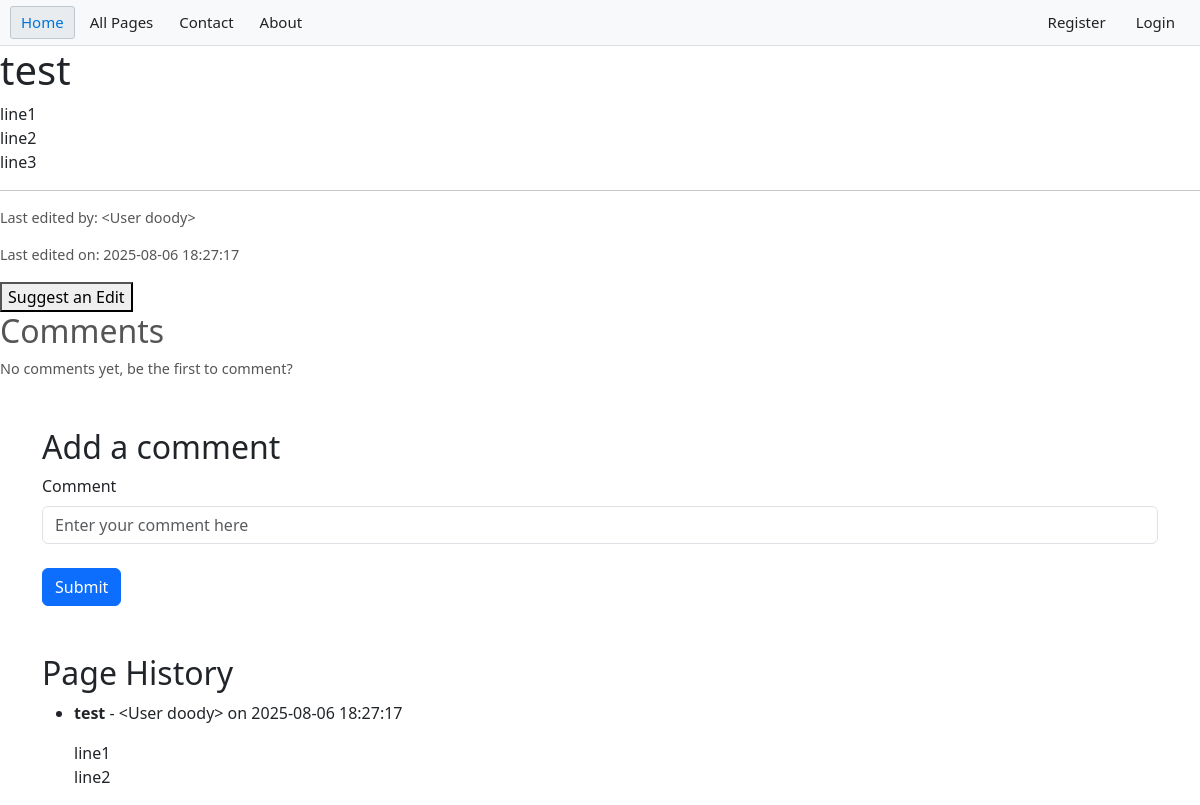
The app's page /page/test, older data.
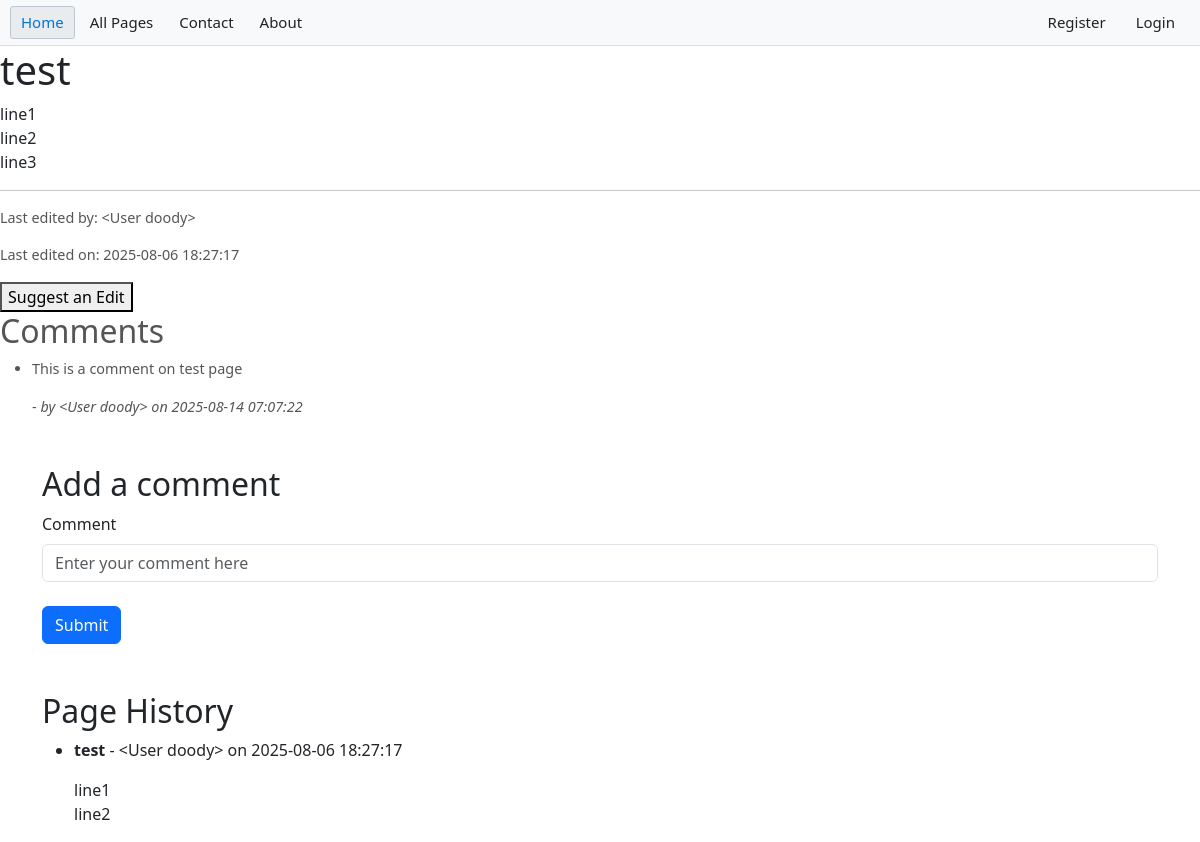
The same page, newer data.
### app/models.py (models this page shows, shortened)
class Page(db.Model):
    id = db.Column(db.Integer, primary_key=True)
    title = db.Column(db.String(200), nullable=False)
    content = db.Column(db.Text, nullable=False)
    slug = db.Column(db.String(200), unique=True, nullable=False)
    created_at = db.Column(db.DateTime, server_default=db.func.now())
    updated_at = db.Column(db.DateTime, server_default=db.func.now(), onupdate=db.func.now())
    author_id = db.Column(db.Integer, db.ForeignKey('user.id'), nullable=False)
    author = db.relationship('User', backref=db.backref('pages', lazy=True))

class User(db.Model, UserMixin):
    id = db.Column(db.Integer, primary_key=True)
    username = db.Column(db.String(150), unique=True, nullable=False)
    email = db.Column(db.String(150), unique=True, nullable=False)
    password = db.Column(db.String(200), nullable=False)
    is_admin = db.Column(db.Boolean, default=False)
    def __repr__(self):
        return f'<User {self.username}>'

class PageVersion(db.Model):
    id = db.Column(db.Integer, primary_key=True)
    page_id = db.Column(db.Integer, db.ForeignKey('page.id'), nullable=False)
    page = db.relationship('Page', backref=db.backref('versions', lazy=True))
    title = db.Column(db.String(200), nullable=False)
    content = db.Column(db.Text, nullable=False)
    created_at = db.Column(db.DateTime, server_default=db.func.now())
    author_id = db.Column(db.Integer, db.ForeignKey('user.id'), nullable=False)
    author = db.relationship('User', backref=db.backref('page_versions', lazy=True))

class Comment(db.Model):
    id = db.Column(db.Integer, primary_key=True)
    page_id = db.Column(db.Integer, db.ForeignKey('page.id'), nullable=False)
    page = db.relationship('Page', backref=db.backref('comments', lazy=True))
    content = db.Column(db.Text, nullable=False)
    created_at = db.Column(db.DateTime, server_default=db.func.now())
    author_id = db.Column(db.Integer, db.ForeignKey('user.id'), nullable=False)
    author = db.relationship('User', backref=db.backref('comments', lazy=True))

### app/routes/user.py (the view)
@bp.route('/page/<slug>')
def view_page(slug):
    from app.models import Page, Comment, PageVersion
    import markdown2
    from markupsafe import Markup
    page = Page.query.filter_by(slug=slug).first_or_404()
    html_content = render_safe_markdown(page.content)
    from app.forms import CommentForm
    form = CommentForm()
    comments = Comment.query.filter_by(page_id=page.id).all()
    for comment in comments:
        comment.content = render_safe_markdown(comment.content)
    page_versions = PageVersion.query.filter_by(page_id=page.id).order_by(PageVersion.created_at.desc()).all()
    for version in page_versions:
        version.content = render_safe_markdown(version.content)
    if current_user.is_authenticated:
        is_admin = current_user.is_admin
    else:
        is_admin = False
    return render_template('page.html', page=page, form=form, comments=comments, page_versions=page_versions, is_admin=is_admin, content=html_content)

### app/forms.py
class CommentForm(FlaskForm):
    content = StringField('Comment', validators=[DataRequired()])
    submit = SubmitField('Post Comment')

### app/routes/user.py (called while the page is built)
def render_safe_markdown(content):
    from markupsafe import Markup
    html = markdown2.markdown(content)
    clean_html = bleach.clean(html, tags=ALLOWED_TAGS, attributes=ALLOWED_ATTRIBUTES, protocols=ALLOWED_PROTOCOLS)
    return Markup(clean_html)

### app/templates/page.html (shortened to what this page needs)
{% extends "base.html" %}
{% block content %}
    <h1>{{ page.title }}</h1>
    <div class="markdown-content">
        {{ content | safe }}
    </div>
    <hr>
    <div class="metadata small-text">
        <p>Last edited by: {{ page.author }}</p>
        <p>Last edited on: {{ page.updated_at }}</p>
    </div>
    <div class="suggest-edit">
        <form action="{{ url_for('user.suggest_page_edit', slug=page.slug) }}" method="get">
            <button type="submit">Suggest an Edit</button>
        </form>
    </div>
    <div class="small-text">
        <h2>Comments</h2>
        {% if comments %}
            <ul>
                {% for comment in comments %}
                    <li>{{ comment.content }} - <em>by {{ comment.author }} on {{ comment.created_at }}</em></li>
                {% endfor %}
            </ul>
        {% else %}
            <p>No comments yet, be the first to comment?</p>
        {% endif %}
    </div>
    <div class="container mt-5">
        <h2>Add a comment</h2>
        <form action="{{ url_for('user.comment_on_page', slug=page.slug) }}" method="post">
            <div class="mb-3">
                <label for="content" class="form-label">Comment</label>
                {{ form.content(class="form-control", rows=3, placeholder="Enter your comment here") }}
            </div>
            <button type="submit" class="btn btn-primary mt-2">Submit</button>
        </form>
    </div>
    <div class="container mt-5">
        <h2>Page History</h2>
        {% if page_versions %}
            <ul>
                {% for version in page_versions %}
                    <li>
                        <strong>{{ version.title }}</strong> - {{ version.author }} on {{ version.created_at }}
                        <p>{{ version.content }}</p>
                    </li>
                {% endfor %}
            </ul>
        {% else %}
            <p>No history available for this page.</p>
        {% endif %}
    </div>
{% endblock %}

### app/templates/base.html (shortened to what this page needs)
<!DOCTYPE html>
<html lang="en">
<head>
    <link href="https://cdn.jsdelivr.net/npm/bootstrap@5.3.2/dist/css/bootstrap.min.css" rel="stylesheet">
</head>
<body>
    <div class="topnav">
        <a class="active" href="{{ url_for('user.home') }}">Home</a>
        <a href="{{ url_for('user.all_pages')}}">All Pages</a>
        <a href="#">Contact</a>
        <a href="#">About</a>
        {% if current_user.is_authenticated %}
            {% if current_user.is_admin %}
                <a href="{{ url_for('admin.dashboard') }}">Admin Dashboard</a>
            {% endif %}
            <a href="{{ url_for('auth.logout') }}" class="right">Logout ({{ current_user.username }})</a>
            <a href="{{ url_for('user.profile', username=current_user.username) }}" class="right">Profile</a>
        {% else %}
            <a href="{{ url_for('auth.login') }}" class="right">Login</a>
            <a href="{{ url_for('auth.register') }}" class="right">Register</a>
        {% endif %}
    </div>
    {% block content %}{% endblock %}
</body>
</html>

### app/templates/base.html (style rules this page uses)
.topnav { background-color: #f8f9fa; border-bottom: 1px solid #ddd; overflow: hidden; padding: 0 10px; font-family: 'Segoe UI', Tahoma, Geneva, Verdana, sans-serif; }
.topnav a { float: left; color: #222; background: none; border: 1px solid transparent; margin: 6px 4px 6px 0; padding: 4px 10px; text-align: center; text-decoration: none; font-size: 15px; border-radius: 3px; }
.topnav a:hover, .topnav a.active { background-color: #e9ecef; border: 1px solid #bfc8d1; color: #0074d9; }
.topnav .right { float: right; margin-left: 4px; }
.small-text { font-size: 0.9em; color: #555; }

Row changes from the older to the newer data that the page shows:
added Comment: content "This is a comment on test page", author "<User doody>", created_at "2025-08-14 07:07:22"
Text that changed along with them:
text no longer shown: "No comments yet, be the first to comment?"
